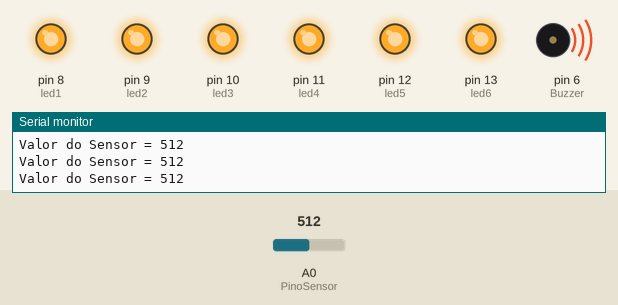
The sketch below on a simulated Arduino Uno, built with avr-gcc and run on an emulated ATmega328P. Parts: output pins drawn as LEDs (lit = HIGH), buzzer (waves = sounding, pin HIGH), the last lines printed to the serial monitor. Inputs (shaded band) come from the test bench; at power-on: A0 (PinoSensor) = 512.

Above: at 1.2 s.
1.3 s: A0 (PinoSensor) set to 139
2.8 s: A0 (PinoSensor) set to 130
At 3.6 s:
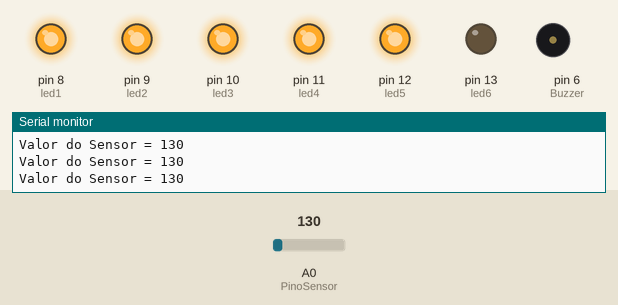
4.3 s: A0 (PinoSensor) set to 90
At 4.9 s:
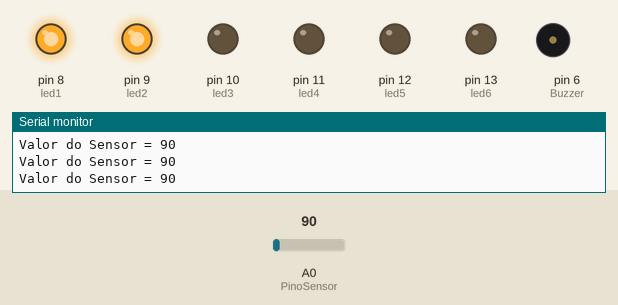
5.8 s: A0 (PinoSensor) set to 75
8.8 s: A0 (PinoSensor) set to 67
At 9.8 s:
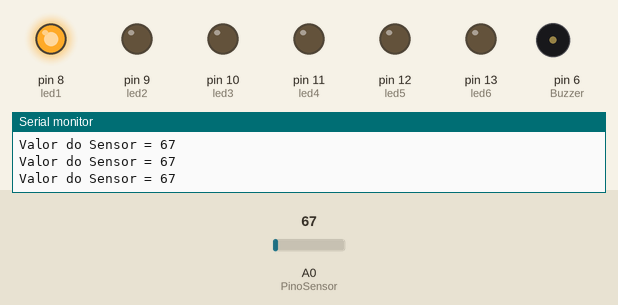
10.3 s: A0 (PinoSensor) set to 100
At 11.7 s:
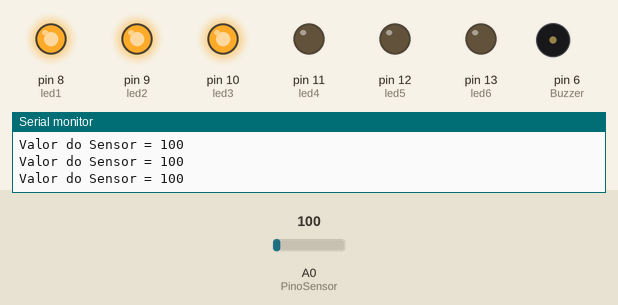
Timing chart, 0 to 12.8 s (numbered marks = the images above; inputs shaded):
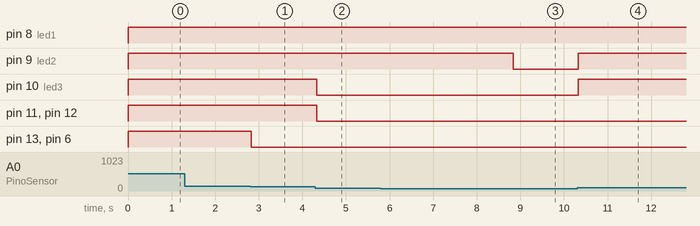

Measured:
- the behaviour switches between 131 and 130 on A0 (PinoSensor) (found by bisection; images 0 and 1)
- the behaviour switches between 71 and 70 on A0 (PinoSensor) (found by bisection; images 2 and 3)
- after the input at 2.8 s, pin 13 (led6), pin 6 (Buzzer): HIGH → LOW at once
- after the input at 4.3 s, pin 10 (led3), pin 11 (led4), pin 12 (led5): HIGH → LOW at once
- after the input at 8.8 s, pin 9 (led2): HIGH → LOW at once
- after the input at 10.3 s, pin 9 (led2), pin 10 (led3): LOW → HIGH at once

The sketch:

Termometro_KITARDUINO.ino
```cpp
  /***************************************\
** ROBOCORE ARDUINO KIT INICIANTE **
* *
** Projeto Termômetro **
\***************************************/
const int PinoSensor = 0;
const int Buzzer = 6;
const int led1 = 8;
const int led2 = 9;
const int led3 = 10;
const int led4 = 11;
const int led5 = 12;
const int led6 = 13;
int ValorSensor = 0;
void setup(){
pinMode(Buzzer, OUTPUT);
pinMode(led1, OUTPUT);
pinMode(led2, OUTPUT);
pinMode(led3, OUTPUT);
pinMode(led4, OUTPUT);
pinMode(led5, OUTPUT);
pinMode(led6, OUTPUT);
Serial.begin(9600);
}
void loop(){
ValorSensor = analogRead(PinoSensor);
Serial.print("Valor do Sensor = ");
Serial.println(ValorSensor);
if (ValorSensor > 0){
digitalWrite(led1, HIGH);
}
else{
digitalWrite(led1, LOW);
}
if (ValorSensor > 70){
digitalWrite(led2, HIGH);
}
else{
digitalWrite(led2, LOW);
}
if (ValorSensor > 90){
digitalWrite(led3, HIGH);
}
else{
digitalWrite(led3, LOW);
}
if (ValorSensor > 100){
digitalWrite(led4, HIGH);
}
else{
digitalWrite(led4, LOW);
}
if (ValorSensor > 120){
digitalWrite(led5, HIGH);
}
else{
digitalWrite(led5, LOW);
}
if (ValorSensor > 130){
digitalWrite(led6, HIGH);
digitalWrite(Buzzer, HIGH);
}
else{
digitalWrite(led6, LOW);
digitalWrite(Buzzer, LOW);
}
}
```
